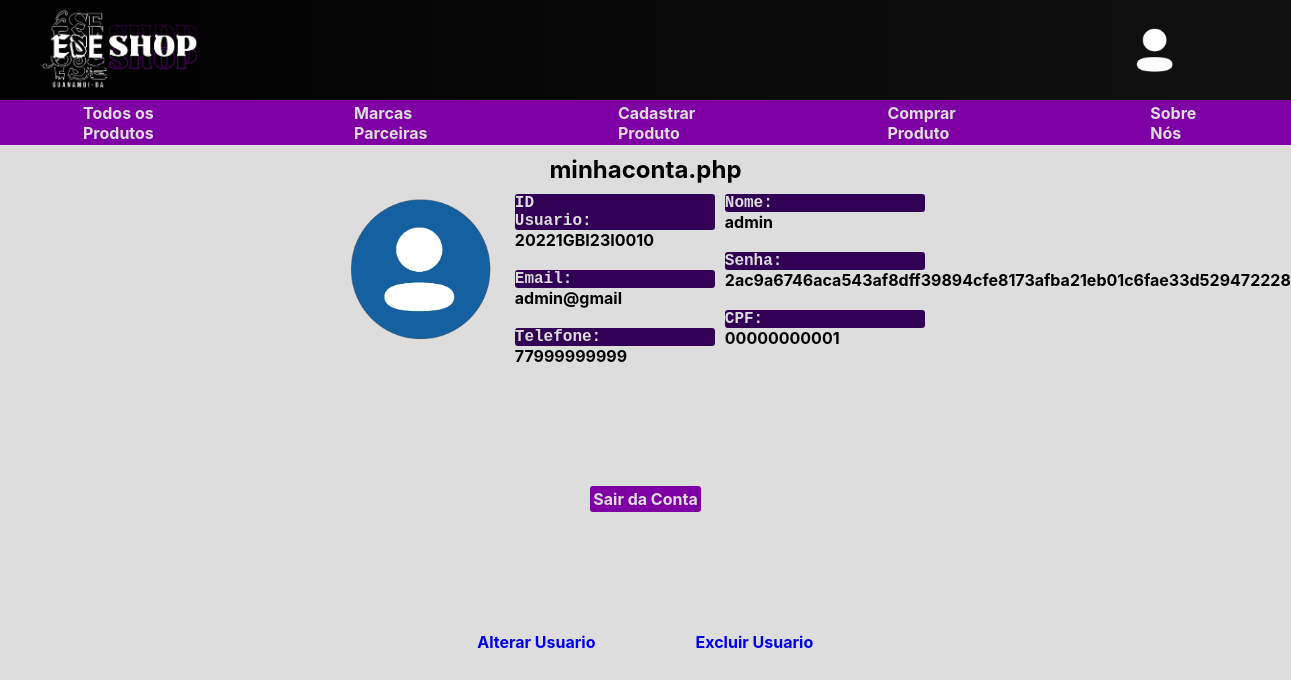
Before: /sislojamarca/php/minhaconta.php with the older database file.
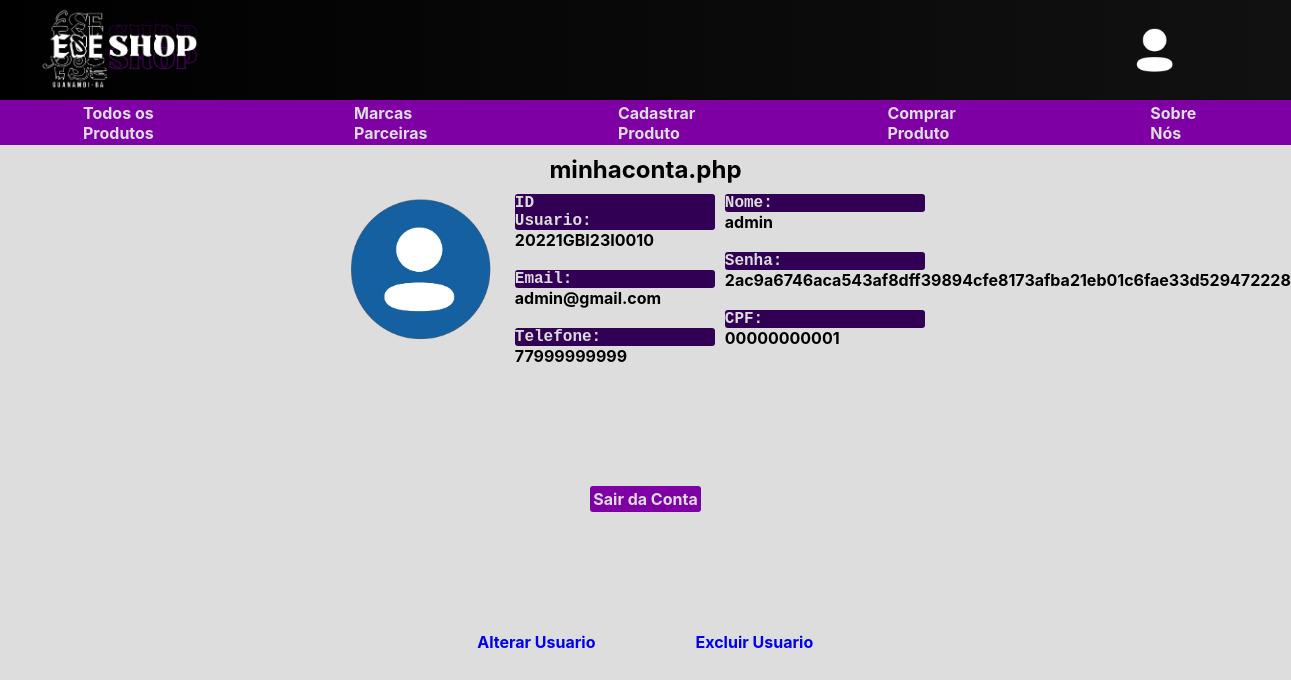
After: the same page with the newer database file.
### tables this page shows
create table usuario(
    IDSuap VARCHAR(15) primary key,
    nome VARCHAR(100) not null,
    email VARCHAR(100) unique,
    senha VARCHAR(100),
    telefone VARCHAR(11),
    cpf VARCHAR(15) unique
);

### sislojamarca/php/minhaconta.php (the view, shortened to what this page needs)
<?php
require_once "../controllers/users/crudUsuario.php";
$sql = "SELECT * FROM usuario ORDER BY IDSuap DESC";
$stm = $conn->prepare($sql);
$stm->execute();
$usuarios = $stm->fetchAll(PDO::FETCH_ASSOC);
?>
<!DOCTYPE html>
<html lang="pt-BR">
<head>
    <link rel="stylesheet" href="../css/minhaconta.css">
    <link rel="stylesheet" href="../css/style.css">
    <link rel="stylesheet" href="../css/responsive.css">
</head>
<body>
    <?php include_once "../components/header.php"?>
    <main>
        <div class="main1">
            <h2>minhaconta.php </h2>
        </div>
    </main>
    <main>
        <div class="usuario">
            <div class="imguser">
                <img class="user" src="../img/user.png" style="height: 150px"></a>
            </div>
            <div class="dadosuser">
            <?php foreach ($usuarios as $row) { ?>
        <div class="part1">
                <p>ID Usuario: </p>
                <?php echo $row ['IDSuap'] ??'';?><br><br>
                <p>Email: </p>
                <?php echo $row ['email'] ??'';?><br><br>
                <p>Telefone: </p>
                <?php echo $row ['telefone'] ??'';?><br><br>
        </div>
        <div class="part2">
                <p>Nome: </p>
                <?php echo $row ['nome'] ??'';?><br><br>
                <p>Senha: </p>
                <?php echo $row ['senha'] ??'';?> <br><br>
                <p>CPF: </p>
                <?php echo $row ['cpf'] ??'';?><br><br>
        </div>
            <?php } ?>
            </div>
        </div>
        <div class="sair">
            <br><p><a href="logout.php">Sair da Conta</a></p>
        </div>
        <div class="MaisCadastros">
            <div class="altusuario">
                <br><br><p><a href="../dados/usuarios.php">Alterar Usuario</a></p>
            </div>
            <div class="delusuario">
                <br><br><p><a href="../dados/usuarios.php">Excluir Usuario</a></p>
            </div>
        </div>
    </main>
</body>
</html>

### sislojamarca/components/header.php (shortened to what this page needs)
<header>
        <div class="imglogo">
            <a href="../php/index.php"><img src="../img/img2/logoshop1.png" alt="Teste" class="d-block"
                    style="width: 100%"></a>
        </div>
        <div class="imguser">
            <?php
                if (!isset($_SESSION["id"])) {
                    echo "<a href='../php/entrar.php'><img class='user' src='../img/img2/perfil.png' style='width: 100%'></a>";
                } else {
                    echo "<a href='../php/minhaconta.php'><img class='user' src='../img/img2/perfil.png' style='width: 100%'></a>";;
                }
                ?>
        </div>
    </header>
    <nav>
        <ul>
            <li class="nav-item">
                <a href="../dados/todosprodutos.php">Todos os Produtos</a>
            </li>
            <li class="nav-item">
                <a href="../php/marcasparceiras.php">Marcas Parceiras</a>
            </li>
            <li class="nav-item">
                <a href="../php/cadproduto.php">Cadastrar Produto</a>
            </li>
            <li class="nav-item">
                <a href="../php/comprar-produto.php">Comprar Produto</a>
            </li>
            <li class="nav-item">
                <a href="../php/sobre.php">Sobre Nós</a>
            </li>
        </ul>
    </nav>

### sislojamarca/css/minhaconta.css (style rules this page uses)
:root { --blackback: #111111; --purpleback: #7E00A4; --goldback: #C69F00; --whiteback: #DDDDDD; --text1: #000000; --purple: #310054; --bronze: #CD7F32; font-family: "Inter", sans-serif; font-weight: 700; font-style: normal; }
* { margin: 0px; padding: 0px; }
body { background-color: var(--whiteback); }
p { color: var(--text); }
h2 { color: var(--text1); }
main { background-color: var(--blackback); display: flex; flex-direction: column; align-items: center; justify-content: center; color: var(--text); gap: 10dvh; margin-top: 10px; }
.sair p a { display: flex; background-color: var(--purpleback); color: var(--whiteback); border-radius: 3px; padding: 3px; }
.usuario { display: grid; grid-template-columns: 1fr 1fr; gap: 20px; max-width: 600px; width: 100%; }
.dadosuser { display: grid; grid-template-columns: 1fr 1fr; gap: 0px; max-width: 600px; width: 100%; }
.part1 p { width: 100px; padding-right: 100px; }
.part2 p { width: 100px; padding-right: 100px; }
.dadosuser p { font-family: "Roboto Mono", monospace; color: var(--whiteback); background-color: #310054; border-radius: 3px; margin-right: 10px ; }
.MaisCadastros { display: grid; grid-template-columns: 1fr 1fr; gap: 100px; }

### sislojamarca/css/style.css (style rules this page uses)
:root { --blackback: #111111; --purpleback: #7E00A4; --goldback: #C69F00; --whiteback: #DDDDDD; --text1: #000000; --purple: #310054; font-family: "Inter", sans-serif; font-weight: 700; font-style: normal; }
* { margin: 0px; padding: 0px; }
body { background-color: var(--whiteback); }
p { color: var(--text1); }
header { background-image: linear-gradient(to right, var(--text1), var(--blackback)); display: flex; justify-content: space-between; align-items: center; padding: 0px 5vh; height: 100px; }
img { height: 90px; }
header .imglogo a img { background-size: cover; display: flex; justify-content: start; align-items: end; background-color: var(--brownback); }
header .imguser img { background-size: cover; display: flex; justify-content: start; align-items: end; }
header a { font-size: 20px; margin-right: 50px; }
nav { height: 45px; margin: 0; padding: 0; background-color: var(--purpleback); display: flex; justify-content: space-around; align-items: center; }
ul { list-style-type: none; margin: 0; padding: 0; overflow: hidden; display: flex; justify-content: center; }
li { float: left; padding: 2px 80px; }
li a { height: 40px; display: block; padding: 2px 3px; background-color: var(--purpleback); color: var(--whiteback); }
a { display: block; text-decoration: none; }
main { display: flex; background-color: var(--whiteback); color: var(--text1) }

Changed rows visible on the page:
changed usuario "20221GBI23I0010": email "admin@gmail" → "admin@gmail.com"
